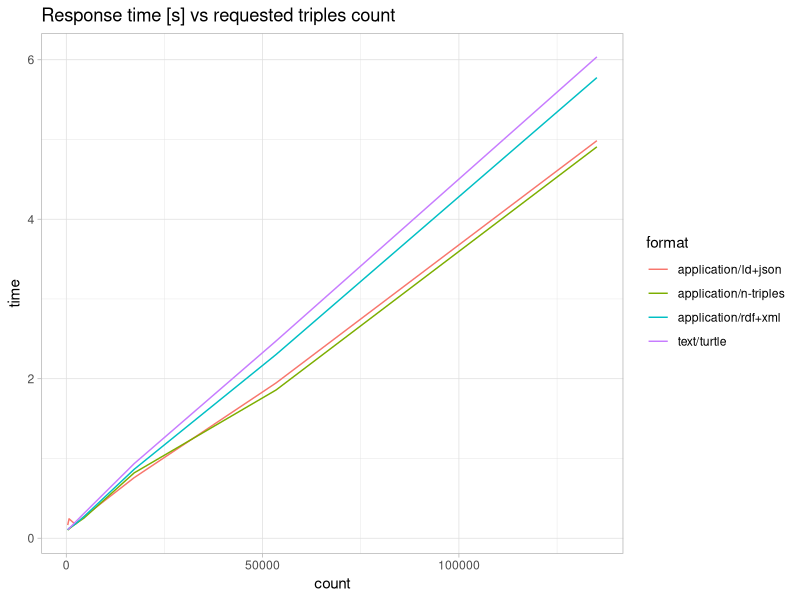
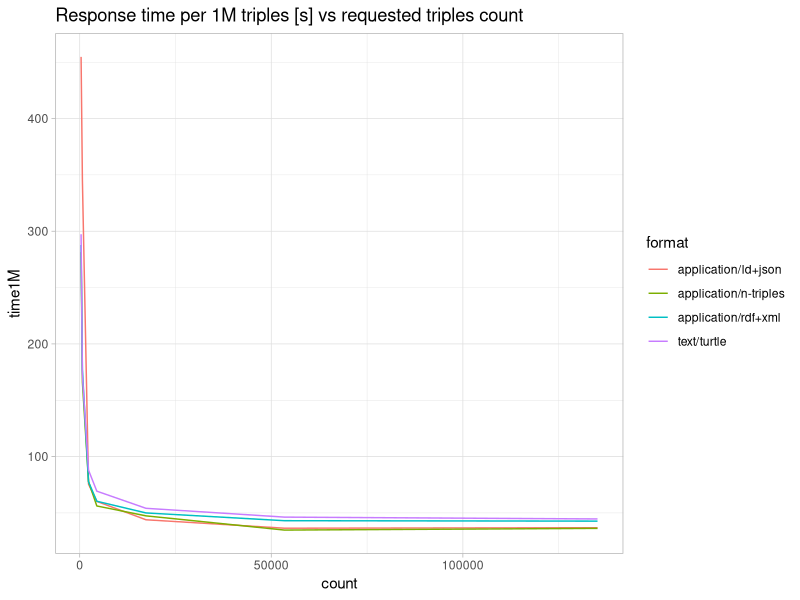
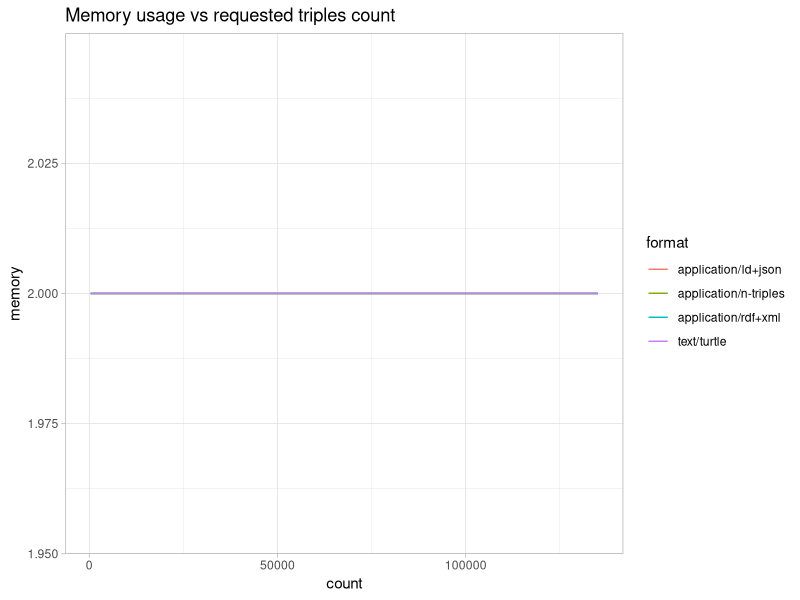
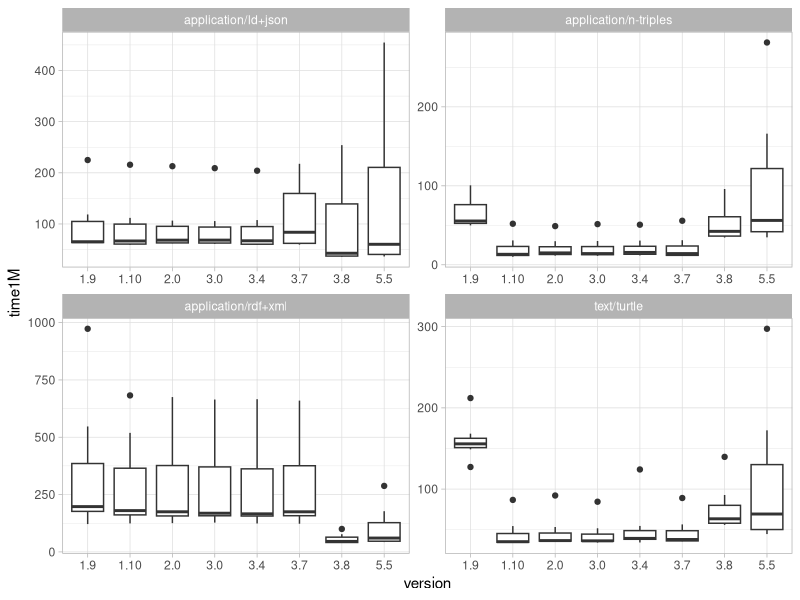
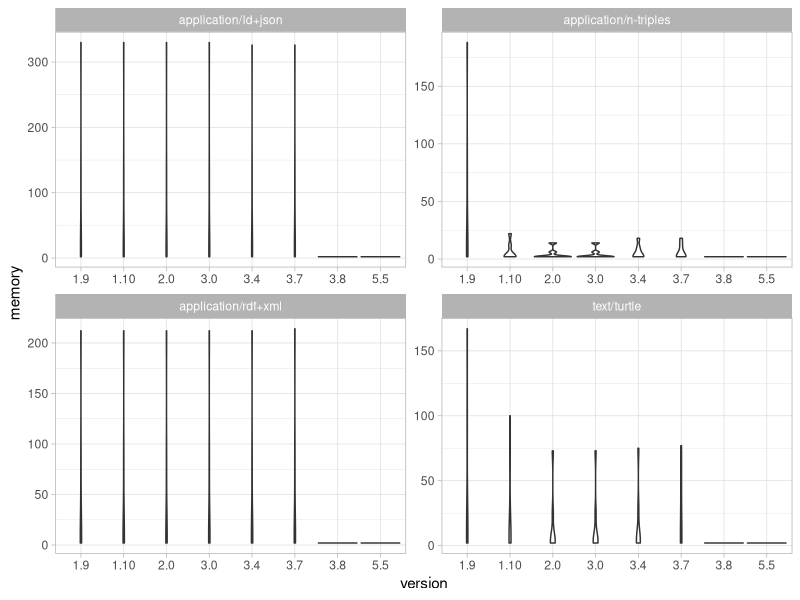
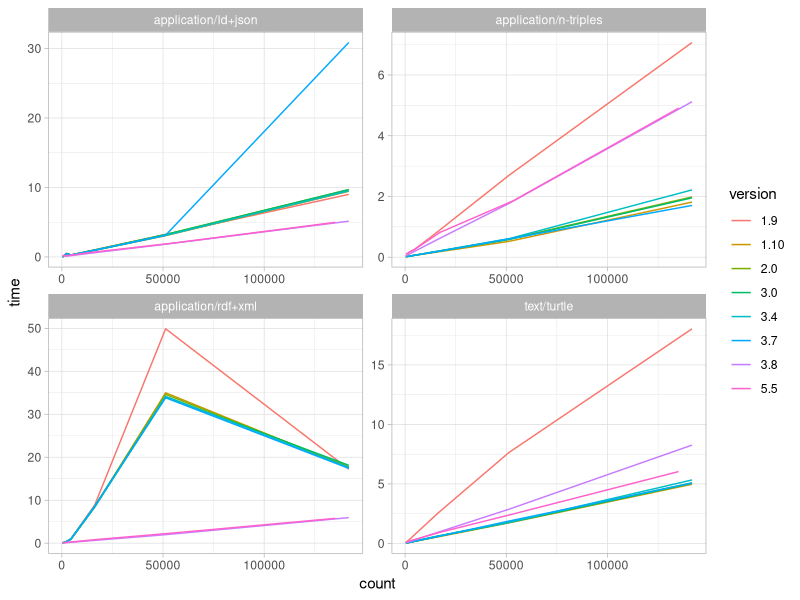
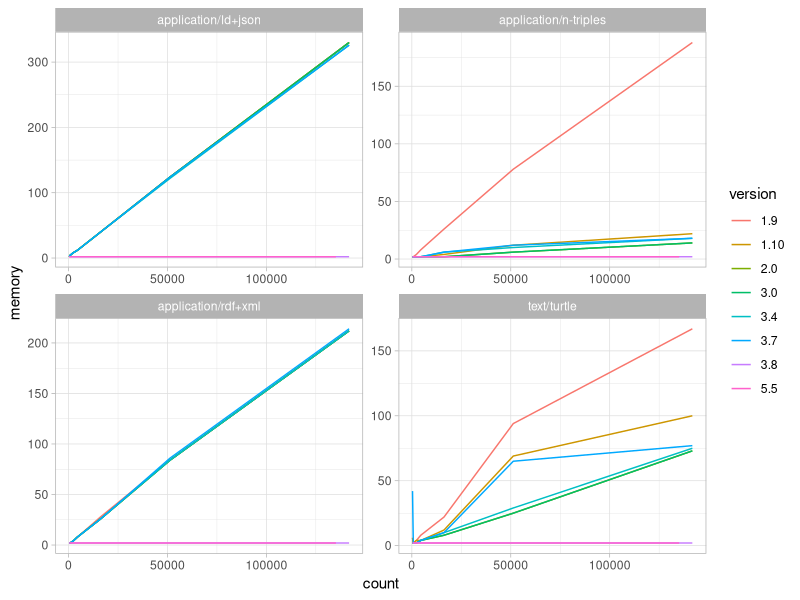

Reproduce these figures in R, in order.
## ---- chunk 1
library(dplyr)
library(ggplot2)
options(scipen = 100)
theme_set(theme_light())
d = readr::read_csv('metadata_api_performance.csv') %>%
  mutate(
    version = factor(sub('[.][0-9]+[.]0$', '', version), c('1.9', '1.10', '2.0', '3.0', '3.4', '3.7', '3.8', '5.5')),
    time1M = 10^6 * time / count,
    countF = factor(count)
  )
## ---- chunk 2
d %>%
  filter(as.integer(version) == max(as.integer(version))) %>%
  ggplot(aes(x = count, y = time, color = format)) +
  geom_line() +
  ggtitle("Response time [s] vs requested triples count")
d %>%
  filter(as.integer(version) == max(as.integer(version))) %>%
  ggplot(aes(x = count, y = time1M, color = format)) +
  geom_line() +
  ggtitle("Response time per 1M triples [s] vs requested triples count")
d %>%
  filter(as.integer(version) == max(as.integer(version))) %>%
  ggplot(aes(x = count, y = memory, color = format)) +
  geom_line() +
  ggtitle("Memory usage vs requested triples count")
## ---- chunk 3
d %>%
  ggplot(aes(x = version, y = time1M)) +
  geom_boxplot() +
  facet_wrap(~ format, scales = 'free')
d %>%
  ggplot(aes(x = version, y = memory)) +
  geom_violin() +
  facet_wrap(~ format, scales = 'free')
## ---- chunk 4
d %>%
  ggplot(aes(x = count, y = time, color = version)) +
  geom_line() +
  facet_wrap(~ format, scales = 'free')
d %>%
  ggplot(aes(x = count, y = memory, color = version)) +
  geom_line() +
  facet_wrap(~ format, scales = 'free')
